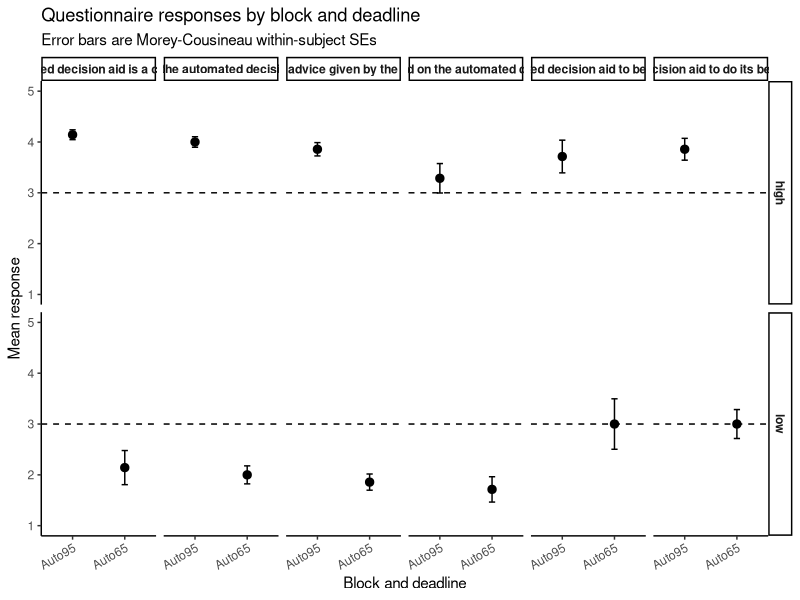

The R script that drew this image: (Note: this script raises an error after producing the figure.)
# Clear workspace
rm(list = ls())

# Load libraries
library("dplyr")
library("readr")
library("tidyr")
library("patchwork")
library("ggplot2")
library("forcats")

BLOCK_RAW_LEVELS <- c("CALIBRATION", "MANUAL", "AUTOMATION", "AUTOMATION1", "AUTOMATION2")
BLOCK_LABELS <- c("Calibration", "Manual", "Automation", "Auto95", "Auto65")
# Current task deadlines are 2s (HP) and 4s (LP). No-deadline and 3s/6s labels
# are retained only for older exports.
BLOCK_DEADLINE_LEVELS <- c(
  "Calibration 2s",
  "Calibration 4s",
  "Manual 2s",
  "Manual 4s",
  "Automation 2s",
  "Automation 4s",
  "Auto95 2s",
  "Auto95 4s",
  "Auto65 2s",
  "Auto65 4s",
  "Manual",
  "Automation",
  "Auto95",
  "Auto65",
  "Calibration",
  "Manual 3s",
  "Manual 6s",
  "Automation 3s",
  "Automation 6s",
  "Auto95 3s",
  "Auto95 6s",
  "Auto65 3s",
  "Auto65 6s"
)
RELIABILITY_LEVELS <- c("high", "low", "none")

ensure_deadline_columns <- function(data) {
  if (!"trial_deadline_s" %in% names(data)) {
    data$trial_deadline_s <- NA_real_
  }
  if (!"automation_reliability_group" %in% names(data)) {
    data$automation_reliability_group <- NA_character_
  }
  if (!"aid_accuracy_setting" %in% names(data)) {
    data$aid_accuracy_setting <- NA_real_
  }
  data
}

derive_reliability_group <- function(data) {
  data %>%
    mutate(
      automation_reliability_group = case_when(
        !is.na(automation_reliability_group) & automation_reliability_group != "" ~
          as.character(automation_reliability_group),
        as.character(block) == "AUTOMATION1" ~ "high",
        as.character(block) == "AUTOMATION2" ~ "low",
        suppressWarnings(as.numeric(aid_accuracy_setting)) >= 0.90 ~ "high",
        suppressWarnings(as.numeric(aid_accuracy_setting)) < 0.90 &
          !is.na(suppressWarnings(as.numeric(aid_accuracy_setting))) ~ "low",
        TRUE ~ "none"
      )
    )
}

factor_reliability_group <- function(x) {
  factor(x, levels = RELIABILITY_LEVELS)
}

deadline_suffix <- function(block_label, deadline_s) {
  deadline_num <- suppressWarnings(as.numeric(deadline_s))
  suffix <- ifelse(
    is.na(deadline_num),
    "",
    ifelse(
      deadline_num == floor(deadline_num),
      paste0(" ", as.integer(deadline_num), "s"),
      paste0(" ", deadline_num, "s")
    )
  )
  suffix
}

make_block_deadline <- function(block, deadline_s) {
  block_label <- factor(block, levels = BLOCK_RAW_LEVELS, labels = BLOCK_LABELS)
  block_deadline <- paste0(as.character(block_label), deadline_suffix(block_label, deadline_s))
  factor(block_deadline, levels = BLOCK_DEADLINE_LEVELS)
}

# ------------------
# Load data
# ------------------
dat <- read_csv("data/data_virus_postblock_all.csv", show_col_types = FALSE)
dat <- dat %>%
  ensure_deadline_columns() %>%
  derive_reliability_group()
str(dat)

# ------------------
# Questionnaire responses by block
# Across-participant mean with Morey-Cousineau within-subject SEs
# ------------------
dat_q <- dat %>%
  mutate(
    participant_id = factor(participant_id),
    automation_reliability_group = factor_reliability_group(automation_reliability_group),
    block_deadline = make_block_deadline(block, trial_deadline_s),
    question = factor(question, levels = unique(question))
  ) %>%
  filter(!is.na(participant_id), !is.na(block_deadline), !is.na(question), !is.na(response))

subj_q_summary <- dat_q %>%
  group_by(participant_id, automation_reliability_group, block_deadline, question) %>%
  summarise(
    response = mean(response, na.rm = TRUE),
    .groups = "drop"
  )

get_morey_cf <- function(data, subject_col, within_cols, dv_col) {
  
  subj_means <- data %>%
    group_by(.data[[subject_col]]) %>%
    summarise(
      subj_mean = mean(.data[[dv_col]], na.rm = TRUE),
      .groups = "drop"
    )
  
  grand_mean <- mean(data[[dv_col]], na.rm = TRUE)
  
  data_norm <- data %>%
    left_join(subj_means, by = setNames(subject_col, subject_col)) %>%
    mutate(
      dv_norm = .data[[dv_col]] - subj_mean + grand_mean
    )
  
  n_within <- prod(sapply(within_cols, function(v) dplyr::n_distinct(data[[v]])))
  morey_correction <- sqrt(n_within / (n_within - 1))
  
  out <- data_norm %>%
    group_by(across(all_of(within_cols))) %>%
    summarise(
      mean = mean(.data[[dv_col]], na.rm = TRUE),
      sd_norm = sd(dv_norm, na.rm = TRUE),
      n = dplyr::n_distinct(.data[[subject_col]]),
      se = (sd_norm / sqrt(n)) * morey_correction,
      .groups = "drop"
    )
  
  out
}

q_plot_dat <- get_morey_cf(
  data = subj_q_summary,
  subject_col = "participant_id",
  within_cols = c("automation_reliability_group", "block_deadline", "question"),
  dv_col = "response"
)

p_q <- ggplot(q_plot_dat, aes(x = block_deadline, y = mean, group = 1)) +
  geom_hline(yintercept = 3, linetype = "dashed") +
  geom_line() +
  geom_point(size = 2.5) +
  geom_errorbar(aes(ymin = mean - se, ymax = mean + se), width = 0.12) +
  facet_grid(automation_reliability_group ~ question) +
  scale_y_continuous(limits = c(1, 5), breaks = 1:5) +
  labs(
    x = "Block and deadline",
    y = "Mean response",
    title = "Questionnaire responses by block and deadline",
    subtitle = "Error bars are Morey-Cousineau within-subject SEs"
  ) +
  theme_classic() +
  theme(
    strip.text = element_text(face = "bold"),
    axis.text.x = element_text(angle = 30, hjust = 1)
  )

p_q

ggsave(
  filename = "plots/postblock_qs_plot.pdf",
  plot = p_q,
  width = 11,
  height = 9
)

ggsave(
  filename = "plots/postblock_qs_plot.png",
  plot = p_q,
  width = 11,
  height = 9,
  dpi = 300
)

# ------------------
# Load slider data
# ------------------
dat_slider_raw <- read_csv("data/data_virus_sliders_all.csv", show_col_types = FALSE)
dat_slider_raw <- dat_slider_raw %>%
  ensure_deadline_columns() %>%
  derive_reliability_group()
str(dat_slider_raw)

# ------------------
# Prepare slider data
# ------------------
dat_slider <- dat_slider_raw %>%
  mutate(
    participant_id = factor(participant_id),
    automation_reliability_group = factor_reliability_group(automation_reliability_group),
    block_deadline = make_block_deadline(block, trial_deadline_s),
    question_key = factor(
      question_key,
      levels = c("perc_self_correct", "perc_auto_correct"),
      labels = c("Self rated accuracy", "Aid rated accuracy")
    )
  ) %>%
  filter(
    !is.na(participant_id),
    !is.na(block_deadline),
    !is.na(question_key),
    !is.na(response_percent)
  )

# If there is ever more than one row per participant/block/question_key,
# average within participant first
subj_slider_summary <- dat_slider %>%
  group_by(participant_id, automation_reliability_group, block_deadline, question_key) %>%
  summarise(
    response_percent = mean(response_percent, na.rm = TRUE),
    .groups = "drop"
  )

# ------------------
# Morey-Cousineau summary
# ------------------
slider_plot_dat <- get_morey_cf(
  data = subj_slider_summary,
  subject_col = "participant_id",
  within_cols = c("automation_reliability_group", "block_deadline", "question_key"),
  dv_col = "response_percent"
)

# ------------------
# Plot
# ------------------
p_slider <- ggplot(
  slider_plot_dat,
  aes(x = block_deadline, y = mean, group = 1)
) +
  geom_hline(yintercept = 50, linetype = "dashed") +
  geom_line() +
  geom_point(size = 2.5) +
  geom_errorbar(aes(ymin = mean - se, ymax = mean + se), width = 0.12) +
  facet_grid(automation_reliability_group ~ question_key) +
  scale_y_continuous(
    limits = c(0, 100),
    breaks = seq(0, 100, by = 20)
  ) +
  labs(
    x = "Block and deadline",
    y = "Mean slider response (%)",
    title = "Slider responses by block and deadline",
    subtitle = "Error bars are Morey-Cousineau within-subject SEs"
  ) +
  theme_classic() +
  theme(
    strip.text = element_text(face = "bold"),
    axis.text.x = element_text(angle = 30, hjust = 1)
  )

p_slider

ggsave(
  filename = "plots/postblock_sliders_plot.pdf",
  plot = p_slider,
  width = 7,
  height = 6
)

ggsave(
  filename = "plots/postblock_sliders_plot.png",
  plot = p_slider,
  width = 7,
  height = 6,
  dpi = 300
)
